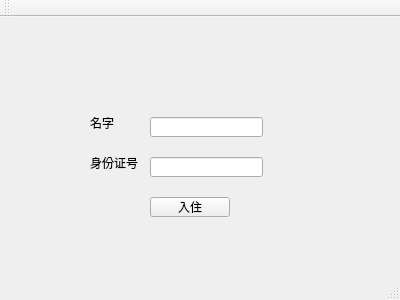
<?xml version="1.0" encoding="UTF-8"?>
<ui version="4.0">
 <class>MainWindow</class>
 <widget class="QMainWindow" name="MainWindow">
  <property name="geometry">
   <rect>
    <x>0</x>
    <y>0</y>
    <width>400</width>
    <height>300</height>
   </rect>
  </property>
  <property name="windowTitle">
   <string>MainWindow</string>
  </property>
  <widget class="QWidget" name="centralWidget">
   <widget class="QPushButton" name="checkin_button">
    <property name="geometry">
     <rect>
      <x>150</x>
      <y>180</y>
      <width>80</width>
      <height>20</height>
     </rect>
    </property>
    <property name="text">
     <string>入住</string>
    </property>
   </widget>
   <widget class="QLabel" name="label_name">
    <property name="geometry">
     <rect>
      <x>90</x>
      <y>100</y>
      <width>54</width>
      <height>12</height>
     </rect>
    </property>
    <property name="text">
     <string>名字</string>
    </property>
   </widget>
   <widget class="QLineEdit" name="input_name">
    <property name="geometry">
     <rect>
      <x>150</x>
      <y>100</y>
      <width>113</width>
      <height>20</height>
     </rect>
    </property>
   </widget>
   <widget class="QLineEdit" name="input_id">
    <property name="geometry">
     <rect>
      <x>150</x>
      <y>140</y>
      <width>113</width>
      <height>20</height>
     </rect>
    </property>
   </widget>
   <widget class="QLabel" name="label_id">
    <property name="geometry">
     <rect>
      <x>90</x>
      <y>140</y>
      <width>54</width>
      <height>12</height>
     </rect>
    </property>
    <property name="text">
     <string>身份证号</string>
    </property>
   </widget>
  </widget>
  <widget class="QMenuBar" name="menuBar">
   <property name="geometry">
    <rect>
     <x>0</x>
     <y>0</y>
     <width>400</width>
     <height>22</height>
    </rect>
   </property>
  </widget>
  <widget class="QToolBar" name="mainToolBar">
   <attribute name="toolBarArea">
    <enum>TopToolBarArea</enum>
   </attribute>
   <attribute name="toolBarBreak">
    <bool>false</bool>
   </attribute>
  </widget>
  <widget class="QStatusBar" name="statusBar"/>
 </widget>
 <layoutdefault spacing="6" margin="11"/>
 <resources/>
 <connections/>
</ui>
